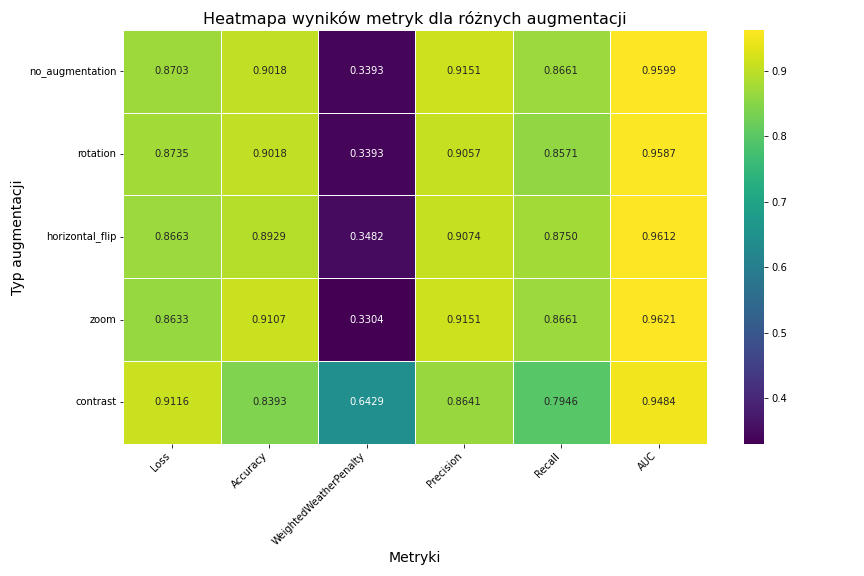

Recreate this plot in Python.
import pandas as pd
import matplotlib.pyplot as plt
import seaborn as sns

# Wczytaj wyniki
results_df = pd.read_csv('augmentation_results.csv', index_col=0)

# Ustawienia wykresu
plt.figure(figsize=(12, 8))
sns.heatmap(results_df, annot=True, fmt=".4f", cmap="viridis", cbar=True, linewidths=0.5)

plt.title('Heatmapa wyników metryk dla różnych augmentacji', fontsize=16)
plt.xlabel('Metryki', fontsize=14)
plt.ylabel('Typ augmentacji', fontsize=14)
plt.xticks(rotation=45, ha='right')
plt.yticks(rotation=0)
plt.tight_layout()

# Zapisz wykres do pliku
plt.savefig('augmentation_results_heatmap.png')

plt.show()
